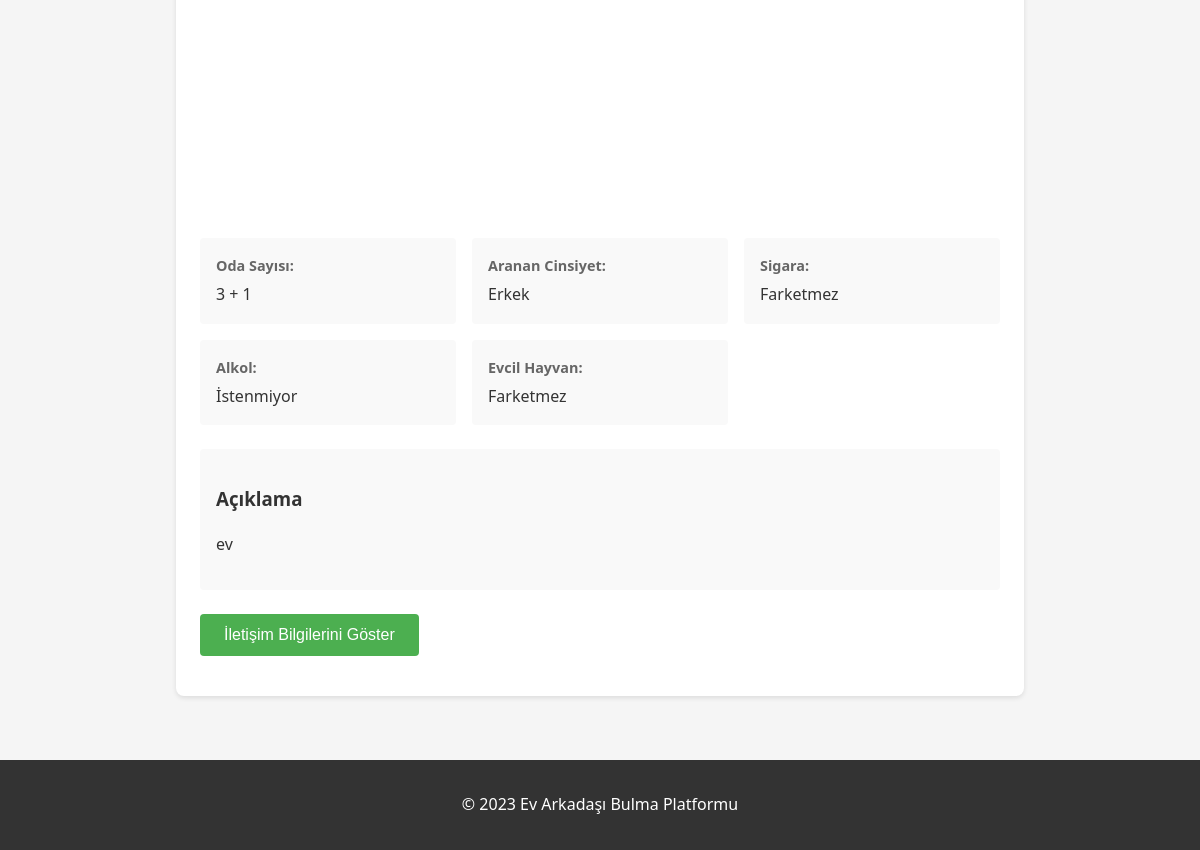
Before: /ilan/1 (lower part) with the older database file.
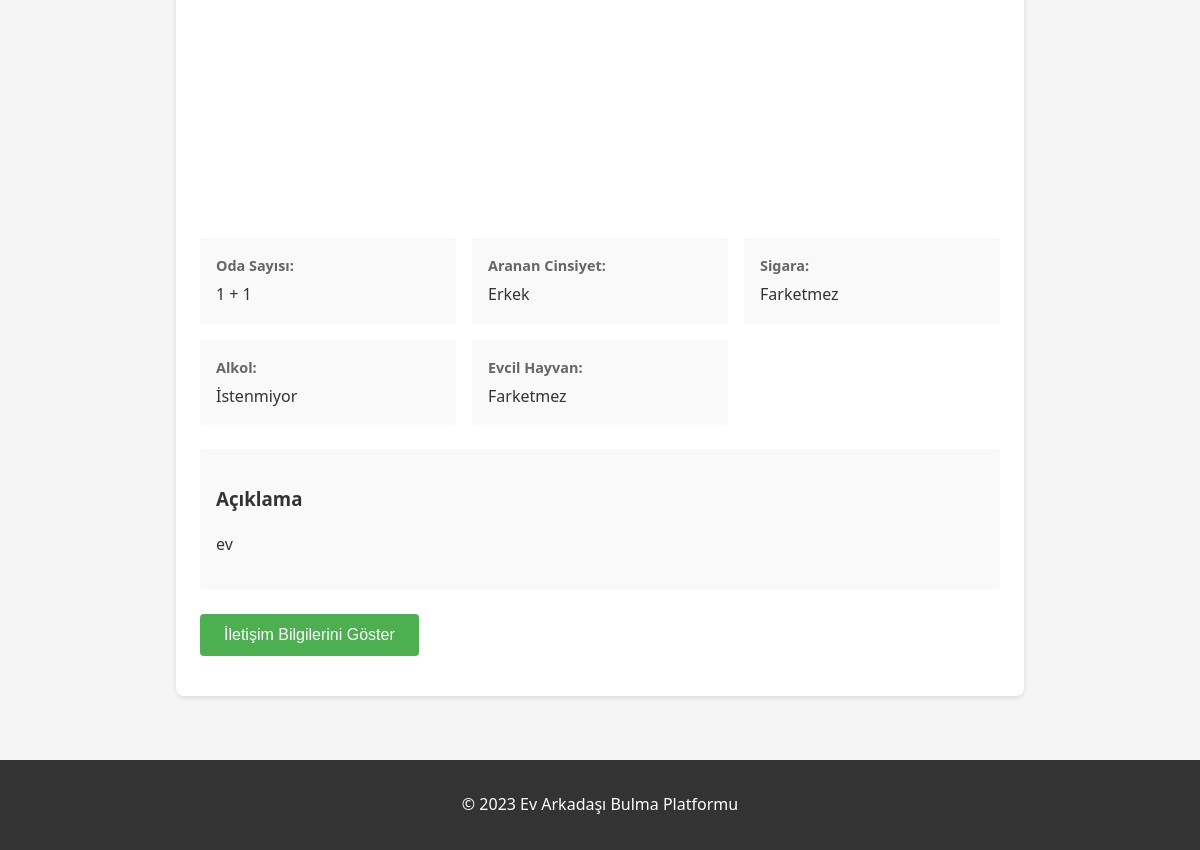
After: the same page with the newer database file.
### tables this page shows
CREATE TABLE ilanlar (
            id INTEGER PRIMARY KEY AUTOINCREMENT,
            baslik TEXT NOT NULL,
            aciklama TEXT NOT NULL,
            fiyat REAL NOT NULL,
            konum TEXT NOT NULL,
            cinsiyet TEXT NOT NULL,
            oda_sayisi TEXT NOT NULL,
            sigara BOOLEAN DEFAULT 0,
            alkol BOOLEAN DEFAULT 0,
            evcil_hayvan BOOLEAN DEFAULT 0,
            resimler TEXT,
            tarih TIMESTAMP DEFAULT CURRENT_TIMESTAMP,
            user_id INTEGER,
            FOREIGN KEY(user_id) REFERENCES users(id)
        );

### app.py (the view)
@app.route('/ilan/<int:ilan_id>')
def ilan_detay(ilan_id):
    db = get_db()
    ilan = db.get_ilan(ilan_id)
    if not ilan:
        flash('İlan bulunamadı!', 'error')
        return redirect(url_for('index'))
    return render_template('ilan_detay.html', ilan=ilan)

### app.py (called while the page is built, shortened)
def get_db():
    if 'db' not in g:
        g.db = Database(app.config['DATABASE'])
    return g.db

def generate_csrf_token():
    if '_csrf_token' not in session:
        session['_csrf_token'] = secrets.token_hex(16)
    return session['_csrf_token']

@app.context_processor
def inject_notification_count():
    return {'unread_notifications': 0}

### database.py (called while the page is built)
    def get_ilan(self, ilan_id):
        try:
            cursor = self.conn.cursor()
            cursor.execute('''
                SELECT i.*, u.username, u.email, u.phone
                FROM ilanlar i
                LEFT JOIN users u ON i.user_id = u.id
                WHERE i.id = ?
            ''', (ilan_id,))
            row = cursor.fetchone()
            return dict(row) if row else None
        except sqlite3.Error as e:
            print("İlan detay hatası:", e)
            return None

    def close(self):
        if hasattr(self, 'conn') and self.conn:
            self.conn.close()

    def __del__(self):
        self.close()

### templates/ilan_detay.html (shortened to what this page needs)
{% extends "base.html" %}
{% block content %}
<section class="ilan-detay">
    <div class="ilan-galeri">
        {% if ilan.resimler %}
            {% for resim in ilan.resimler %}
                <div class="galeri-resim" style="background-image: url('{{ url_for('static', filename='uploads/' + resim) }}')"></div>
            {% endfor %}
        {% else %}
            <div class="galeri-resim no-image"></div>
        {% endif %}
    </div>
    <div class="ilan-ozellikler">
        <div class="ozellik">
            <span class="etiket">Oda Sayısı:</span>
            <span class="deger">{{ ilan.oda_sayisi }} + 1</span>
        </div>
        <div class="ozellik">
            <span class="etiket">Aranan Cinsiyet:</span>
            <span class="deger">
                {% if ilan.cinsiyet == 'erkek' %}Erkek
                {% elif ilan.cinsiyet == 'kadin' %}Kadın
                {% else %}Farketmez
                {% endif %}
            </span>
        </div>
        <div class="ozellik">
            <span class="etiket">Sigara:</span>
            <span class="deger">{{ 'İstenmiyor' if ilan.sigara else 'Farketmez' }}</span>
        </div>
        <div class="ozellik">
            <span class="etiket">Alkol:</span>
            <span class="deger">{{ 'İstenmiyor' if ilan.alkol else 'Farketmez' }}</span>
        </div>
        <div class="ozellik">
            <span class="etiket">Evcil Hayvan:</span>
            <span class="deger">{{ 'İstenmiyor' if ilan.evcil_hayvan else 'Farketmez' }}</span>
        </div>
    </div>
    <div class="ilan-aciklama">
        <h3>Açıklama</h3>
        <p>{{ ilan.aciklama }}</p>
    </div>
    <div class="iletisim">
        <button class="iletisim-btn">İletişim Bilgilerini Göster</button>
    </div>
</section>
{% endblock %}

Changed rows visible on the page:
changed ilanlar "Farketmez": oda_sayisi "3" → "1"
